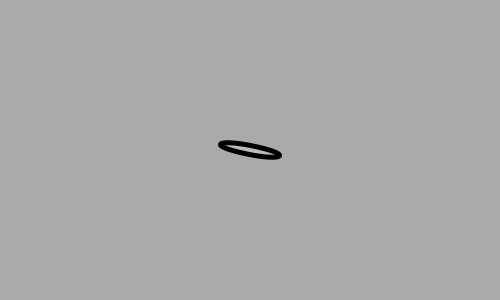
Frame 1 (no input)
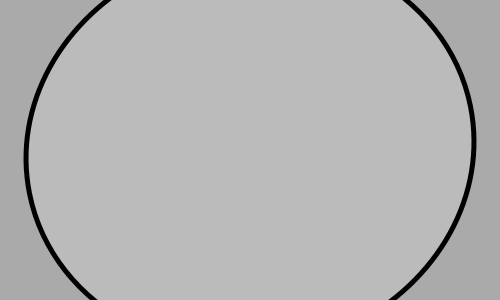
Frame 60 (the mouse pressed at the canvas centre just before this capture)
Frame 120 (the mouse held since frame 60 and released just before this capture): identical to frame 60, image omitted

The Processing sketch that drew these frames (run headless with seeded random() and noise(); from frame 60 on, the mouse is pressed at the canvas centre):

// Processing sketch: sketch_rotating_ellipse
// ── sketch_rotating_ellipse.pde
int diam = 10;
float centX, centY;
float twist;

void setup() {
  size(500,300);
  frameRate(24);
  smooth();
  background(180);
  centX=width/2;
  centY=height/2;
  twist=PI/16.0;
  stroke(0);
  strokeWeight(5);
  fill(255,50);
}

void draw(){
   
  if (diam<=400){
    background(170);
    translate (centX,centY);
    rotate(twist);
    ellipse(0,0,diam+50,diam);
    diam+=10;
    twist+=PI/8;
  }
}
